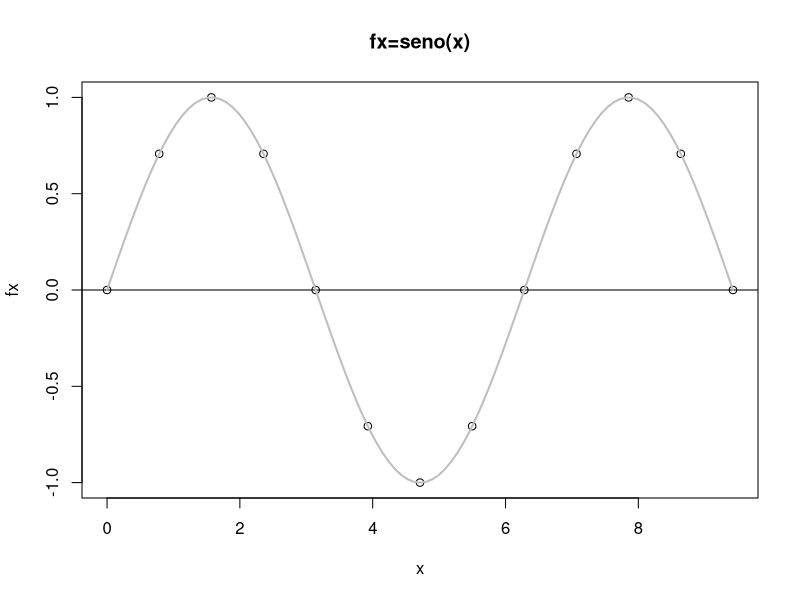
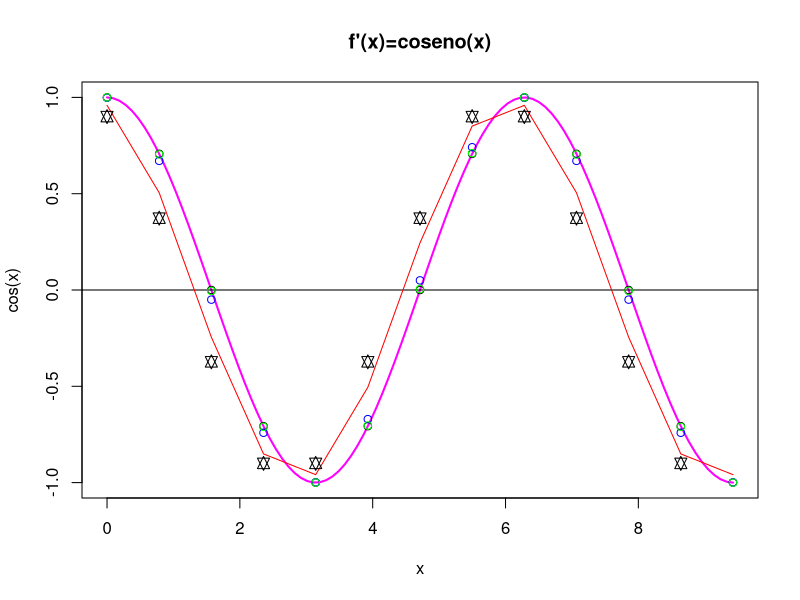

These figures' R source, in order: (Note: this script raises an error after producing the figures.)

Tabla <- data.frame(x=seq(from=0, to=3*pi, by=pi/4), fx=sin(seq(from=0,to=3*pi,by=pi/4)))
plot(Tabla, type='p')
title('fx=seno(x)')
abline(h=0)
curve(sin,min(Tabla$x),max(Tabla$x),lwd=2,col="grey",add=T) #grafico la funcion

#funcion derivada: f'(x) = cos(x)
curve(cos,min(Tabla$x),max(Tabla$x),lwd=2,col="magenta")
title("f'(x)=coseno(x)")
abline(h=0)
f1= cos(Tabla$x)
points(Tabla$x,f1,col="black")

#aproximación de la derivada
h=0.5 #aproximo la derivada con 0.5 y grafico
x = Tabla$x
f1.aprox_0.5 = (sin(x+h) - sin(x))/h
lines(x,f1.aprox_0.5,col="red")

h2=0.1 #aproximo la derivada con 0.5 y grafico
f1.aprox_0.1 = (sin(x+h2) - sin(x))/h2
points(x,f1.aprox_0.1,col="blue")

h3=0.01 #aproximo la derivada con 0.5 y grafico
f1.aprox_0.01 = (sin(x+h3) - sin(x))/h3
points(x,f1.aprox_0.01,col="green")

#Aproximo la derivada en base a los datos
h4= diff(Tabla$x)
delta_f = diff(Tabla$fx)
f1.DATOS = c(delta_f/h4,NA)
points(x,f1.DATOS,col="black", pch=11, cex=1.2)

Resultados = data.frame(x=Tabla$x,fx=Tabla$fx,f1,f1.aprox_0.5,f1.aprox_0.1,f1.aprox_0.01,f1.DATOS)

-------------------------------------------------------------------------------------------------
#Derivación numérica
#Punto 1 
dif_numh <- function(x0,x1,fx0,fx1){
  h <- x1-x0
  fder <- (fx1-fx0)/h
  return(fder)
} 
#1a)
dif_numh(0.5,0.6,0.4794,0.5646)
dif_numh(0.6,0.5,0.5646,0.4794) #regresivo pto medio
dif_numh(0.6,0.7,0.5646,0.6442) #progresivo pto medio
dif_numh(0.7,0.6,0.6442,0.5646)

#1b)
dif_numh(0,0.2,0,0.74140)
dif_numh(0.2,0,0.74140,0) #regresivo pto medio
dif_numh(0.2,0.4,0.74140,1.3718) #progresivo pto medio
dif_numh(0.4,0.2,1.3718,0.74140)
-----------------------------------------------------------------------------------
#Punto 2
p3_ext <- function(xe,x0,fxe,fx0,fx1){
  h <- abs(xe-x0)
  if(xe<x0){
    fder <- (1/(2*h))*(-3*fxe+4*fx0-fx1)
    return(fder)
  }
  else{
    fder <- (1/(2*h))*(3*fxe-4*fx0+fx1)
    return(fder)
  }
}
  
p3_medio <- function(x0,xm,fx0,fx1){
  h <- xm-x0
  fder <- (1/(2*h))*(-1*fx0+fx1)
  return(fder)
} 

#2a)
p3_ext(2.9,3,-4.827866,-4.240058,-3.496909)
p3_medio(2.9,3,-4.827866,-3.496909)
p3_medio(3,3.1,-4.240058,-2.596792)
p3_ext(3.2,3.1,-2.596792,-3.496909,-4.240058)  

#2b)
p3_ext(8.1,8.3,16.94410,17.56492,18.19056)
p3_medio(8.1,8.3,16.94410,18.19056)
p3_medio(8.3,8.5,17.56492,18.82091)
p3_ext(8.7,8.5,18.82091,18.19056,17.56492) 
------------------------------------------------------------------------------------
#Punto 3
p5_ext <- function(xe,x0,fxe,fx0,fx1,fx2,fx3){
  h <- abs(xe-x0)
  if(xe<x0){
    fder <- (1/(12*h))*(-25*fxe+48*fx0-36*fx1+16*fx2-3*fx3) 
    return(fder)
  }
  else{
    fder <- (1/(12*h))*(25*fxe-48*fx0+36*fx1-16*fx2+3*fx3) 
    return(fder)
  }
}  
 
p5_medio <- function(xm,x1,fx0,fx1,fx2,fx3){
  h <- xm-x1
  fder <- (1/(12*h))*(fx0-8*fx1+8*fx2-fx3)
  return(fder)
}

p5_ext(0.2,0.4,0.9798652,0.9177710,0.8080348,0.6386093,0.3843735)  #3a)
p5_ext(1,0.8,0.3843735,0.6386093,0.8080348,0.9177710,0.9798652)    #3b)
p5_medio(0.6,0.4,0.9798652,0.9177710,0.6386093,0.3843735)          #3c)
--------------------------------------------------------------------------------------
#Punto 4
dif_numh <- function(x0,x1,fx0,fx1){
   h <- x1-x0
   fder <- (fx1-fx0)/h
   return(fder)
}
#4a) Progresiva    
dif_numh(6.76,6.41,5.1989,4.0951)
dif_numh(7.11,6.76,6.1303,5.1989)
dif_numh(7.46,7.11,6.7893,6.1303)
dif_numh(7.81,7.46,7.1079,6.7893)
dif_numh(8.16,7.81,7.0591,7.1079)
dif_numh(8.51,8.16,6.6598,7.0591)
#NA

#4b) Regresiva
#NA
dif_numh(6.41,6.76,4.0951,5.1989)
dif_numh(6.41,6.76,4.0951,5.1989)
dif_numh(6.76,7.11,5.1989,6.1303)
dif_numh(7.11,7.46,6.1303,6.7893)
dif_numh(7.46,7.81,6.7893,7.1079)
dif_numh(7.81,8.16,7.1079,7.0591)
dif_numh(8.16,8.51,7.0591,6.6598)
  
p3_ext <- function(xe,x0,fxe,fx0,fx1){
  h <- abs(xe-x0)
  if(xe<x0){
    fder <- (1/(2*h))*(-3*fxe+4*fx0-fx1)
    return(fder)
  }
  else{
    fder <- (1/(2*h))*(3*fxe-4*fx0+fx1)
    return(fder)
  }
}
p3_medio <- function(x0,xm,fx0,fx1){
  h <- xm-x0
  fder <- (1/(2*h))*(-1*fx0+fx1)
  return(fder)
}

#4c)  
p3_ext(6.41,6.76,4.0951,5.1989,6.1303) 
p3_medio(6.41,6.76,4.0951,6.1303)  
p3_medio(6.76,7.11,5.1989,6.7893)
p3_medio(7.11,7.46,6.1303,7.1079)
p3_medio(7.46,7.81,6.7893,7.0591)
p3_medio(7.81,8.16,7.1079,6.6598)
p3_ext(8.51,8.16,6.6598,7.0591,7.1079) 

p5_ext <- function(xe,x0,fxe,fx0,fx1,fx2,fx3){
  h <- abs(xe-x0)
  if(xe<x0){
    fder <- (1/(12*h))*(-25*fxe+48*fx0-36*fx1+16*fx2-3*fx3) 
    return(fder)
  }
  else{
    fder <- (1/(12*h))*(25*fxe-48*fx0+36*fx1-16*fx2+3*fx3) 
    return(fder)
  }
}  
p5_medio <- function(xm,x1,fx0,fx1,fx2,fx3){
  h <- xm-x1
  fder <- (1/(12*h))*(fx0-8*fx1+8*fx2-fx3)
  return(fder)
}

#4d)
p5_ext(6.41,6.76,4.0951,5.1989,6.1303,6.7893,7.1079)
p5_ext(6.76,7.11,5.1989,6.1303,6.7893,7.1079,7.0591)
p5_ext(7.11,7.46,6.1303,6.7893,7.1079,7.0591,6.6598)
#no se puede calcular ni con valores hacia arriba ni hacia abajo
p5_ext(8.51,8.16,6.6598,7.0591,7.1079,6.7893,6.1303)
p5_ext(8.16,7.81,7.0591,7.1079,6.7893,6.1303,5.1989)
p5_ext(7.81,7.46,7.1079,6.7893,6.1303,5.1989,4.0951)
-------------------------------------------------------------------------------------
#Punto5
der_segunda <- function(x0,xm,fx0,fxm,fx1){
  h <- xm-x0
  fderseg <- (1/(h^2))*(fx0-2*fxm+fx1)
  return(fderseg)
}
der_segunda(3.51,4.11,1.4308,0.3549,0.0994) #con h=0.6

der_segunda(2.91,4.11,2.8249,0.3549,0.8591) #con h=1.2
 
